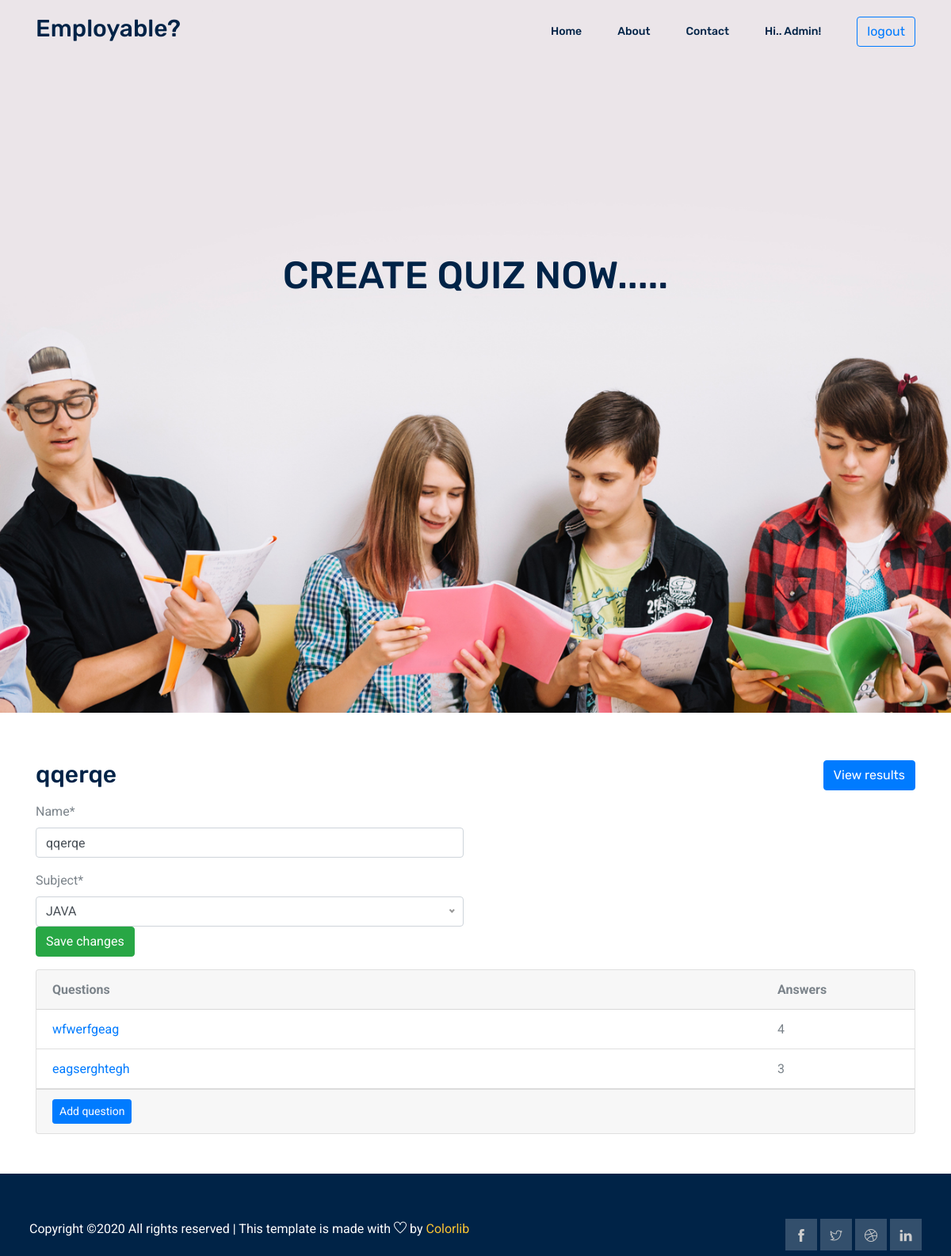
Screenshot of /company/quiz/3 (signed in) with the database file from the repository.
### accounts/models.py (models this page shows, shortened)
class User(AbstractUser):
    is_student = models.BooleanField(default=False)
    is_company = models.BooleanField(default=False)
    has_details = models.BooleanField(default=False)
    about = models.TextField(max_length=1000)
    image = models.ImageField(upload_to='main_image',blank = True, null = True)
    website = models.CharField(max_length=40)
    slug = models.SlugField(null=True,blank="true")

### exam/models.py (models this page shows, shortened)
class Quiz(models.Model):
    owner = models.ForeignKey(User, on_delete=models.CASCADE, related_name='quizzes')
    name = models.CharField(max_length=255)
    subject = models.ForeignKey(Subject, on_delete=models.CASCADE, related_name='quizzes')
    location = models.CharField(max_length=50)
    skills_Required = models.CharField(max_length = 50)
    education = models.CharField(max_length = 50)
    work_exporience = models.CharField(max_length = 50)
    ctc = models.IntegerField()
    posts = models.CharField(max_length=20)

class Subject(models.Model):
    name = models.CharField(max_length=30)
    color = models.CharField(max_length=7, default='#007bff')
    def __str__(self):
        return self.name

class Question(models.Model):
    quiz = models.ForeignKey(Quiz, on_delete=models.CASCADE, related_name='questions')
    text = models.CharField('Question', max_length=255)

### company/views.py (the view, shortened to what this page needs)
# urls.py: path('quiz/<int:pk>',views.QuizUpdateView.as_view(),name= 'updateQuiz'),
class QuizUpdateView(UpdateView):
    model = Quiz
    fields = ('name', 'subject', )
    context_object_name = 'quiz'
    template_name = 'company/QuizUpdate.html'
    def get_context_data(self, **kwargs):
        kwargs['questions'] = self.get_object().questions.annotate(answers_count=Count('answers'))
        return super().get_context_data(**kwargs)
    def get_queryset(self):
        return self.request.user.quizzes.all()

### templates/company/QuizUpdate.html (shortened to what this page needs)
{% extends 'base.html' %}
{% load crispy_forms_tags %}
{% block body %}
<section class="home_banner_area">
   <div class="banner_inner">
     <div class="container">
       <div class="row">
         <div class="col-lg-12">
           <div class="banner_content text-center">
             <h2 class="text-uppercase mt-4 mb-5">
               Create Quiz now.....
             </h2>
           </div>
         </div>
       </div>
     </div>
   </div>
 </section>
    <div class='container' style= 'margin-top:60px'>
<h2 class="mb-3">
  {{ quiz.name }}
  <a href="{% url 'results' quiz.pk %}" class="btn btn-primary float-right">View results</a>
</h2>
<div class="row mb-3">
  <div class="col-md-6 col-sm-8 col-12">
    <form method="post" novalidate>
      {{ form|crispy }}
      <button type="submit" class="btn btn-success">Save changes</button>
      </form>
  </div>
</div>
<div class="card">
  <div class="card-header">
    <div class="row">
      <div class="col-10">
        <strong>Questions</strong>
      </div>
      <div class="col-2">
        <strong>Answers</strong>
      </div>
    </div>
  </div>
  <div class="list-group list-group-flush list-group-formset">
    {% for question in questions %}
      <div class="list-group-item">
        <div class="row">
          <div class="col-10">
            <a href="{% url 'changeQuestion' quiz.pk question.pk%}">{{ question.text }}</a>
          </div>
          <div class="col-2">
            {{ question.answers_count }}
          </div>
        </div>
      </div>
    {% empty %}
      <div class="list-group-item text-center">
        <p class="text-muted font-italic mb-0">You haven't created any questions yet. Go ahead and <a href="">add the first question</a>.</p>
      </div>
    {% endfor %}
  </div>
  <div class="card-footer">
    <a href={% url 'addQuestion' quiz.pk%} class="btn btn-primary btn-sm">Add question</a>
  </div>
</div>
</div>
{% endblock %}

### templates/base.html (shortened to what this page needs)
{% load static %}
<!DOCTYPE html>
<html lang="en">
  <head>
    <link rel="stylesheet" href="https://cdnjs.cloudflare.com/ajax/libs/font-awesome/4.7.0/css/font-awesome.min.css">
   <link rel="stylesheet" href="{% static 'css/bootstrap.css' %}" />
    <link rel="stylesheet" href="{% static 'css/flaticon.css' %}" />
    <link rel="stylesheet" href="{% static 'css/themify-icons.css' %}" />
    <link rel="stylesheet" href="{% static 'vendors/owl-carousel/owl.carousel.min.css' %}" />
    <link rel="stylesheet" href="{% static 'vendors/nice-select/css/nice-select.css' %}" />
    <link rel="stylesheet" href="https://stackpath.bootstrapcdn.com/bootstrap/4.1.3/css/bootstrap.min.css">
    <link rel="stylesheet" href="{% static 'css/style.css' %}" />
  </head>
  <body>
    <header class="header_area">
      <div class="main_menu">
        <nav class="navbar navbar-expand-lg navbar-light">
          <div class="container">
            <a class="navbar-brand logo_h" href="{% url 'home'  %}"
              ><h2>Employable?</h2></a>
            <div
              class="collapse navbar-collapse offset"
              id="navbarSupportedContent"
            >
              <ul class="nav navbar-nav menu_nav ml-auto">
                <li class="nav-item {% block homeactive %} {% endblock %}">
                  <a class="nav-link" href="{% url 'home'  %}">Home</a>
                </li>
                <li class="nav-item {% block aboutactive %} {% endblock %}">
                  <a class="nav-link " href="{% url 'about'  %}">About</a>
                </li>
                <li class="nav-item {% block contactactive %} {% endblock %}">
                  <a class="nav-link " href="{% url 'contact'  %}">Contact</a>
                </li>
                {% if not request.user.is_authenticated %}
                <li class="nav-item">
                  <a class = 'nav-link'>
                    <button class="btn btn-outline-primary my-2 my-sm-0" onclick=location.href='{% url 'login' %}' type="submit">Login</button>
                  </a>
                </li>
                <li class="nav-item" >
                  <a class = 'nav-link'>
                  <button class="btn btn-outline-primary my-2 my-sm-0" onclick=location.href='{% url 'signup' %}' type="submit">Signup</button>
                </a>
                </li>
                {% else %}
                {% if request.user.is_company %}
                <li class="nav-item">
                  <a class="nav-link" href="{% url 'home'  %}">hi.. {{request.user}}!</a>
                </li>
                {% endif %}
                <li class="nav-item" >
                  <a class = 'nav-link'>
                  <button class="btn btn-outline-primary my-2 my-sm-0" onclick=location.href='{% url 'logout' %}' type="submit">logout</button>
                </a>
                </li>
                {% endif %}
              </ul>
            </div>
          </div>
        </nav>
      </div>
    </header>
    {% block body %}{% endblock %}
    <footer class="footer-area " >
      <div class="container" style = "padding:7px">
        <div class="row footer-bottom d-flex justify-content-between">
          <p class="col-lg-8 col-sm-12 footer-text m-0 text-white">
Copyright &copy;<script>document.write(new Date().getFullYear());</script> All rights reserved | This template is made with <i class="ti-heart" aria-hidden="true"></i> by <a href="https://colorlib.com" target="_blank">Colorlib</a>
          </p>
          <div class="col-lg-4 col-sm-12 footer-social">
            <a href="#"><i class="ti-facebook"></i></a>
            <a href="#"><i class="ti-twitter"></i></a>
            <a href="#"><i class="ti-dribbble"></i></a>
            <a href="#"><i class="ti-linkedin"></i></a>
          </div>
        </div>
      </div>
    </footer>
    </body>
</html>

### rows the page displays
User: user "Admin"
Quiz: name "qqerqe"
Question: text "wfwerfgeag", answers_count "4"
Question: text "eagserghtegh", answers_count "3"
